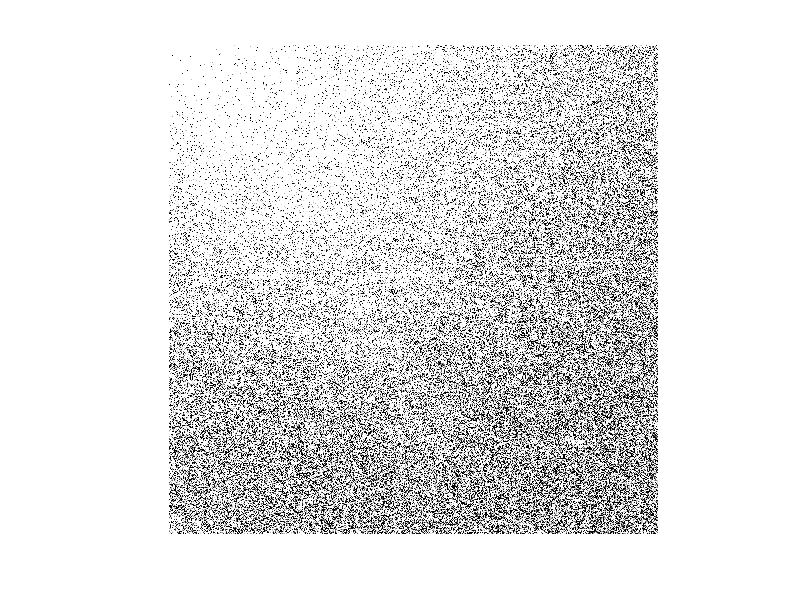
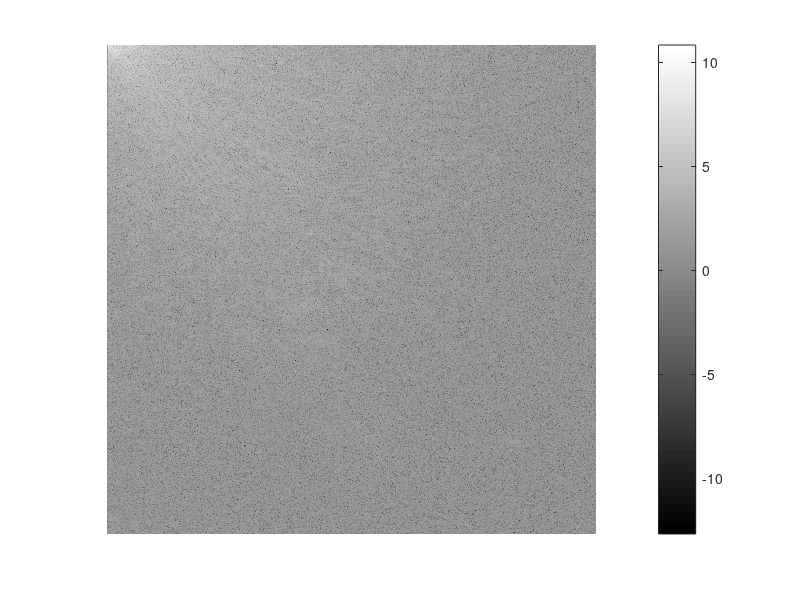
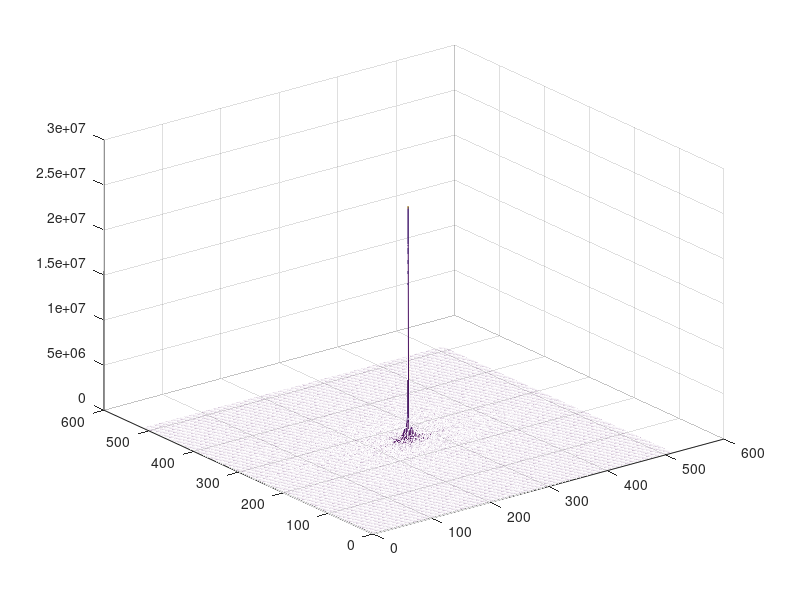
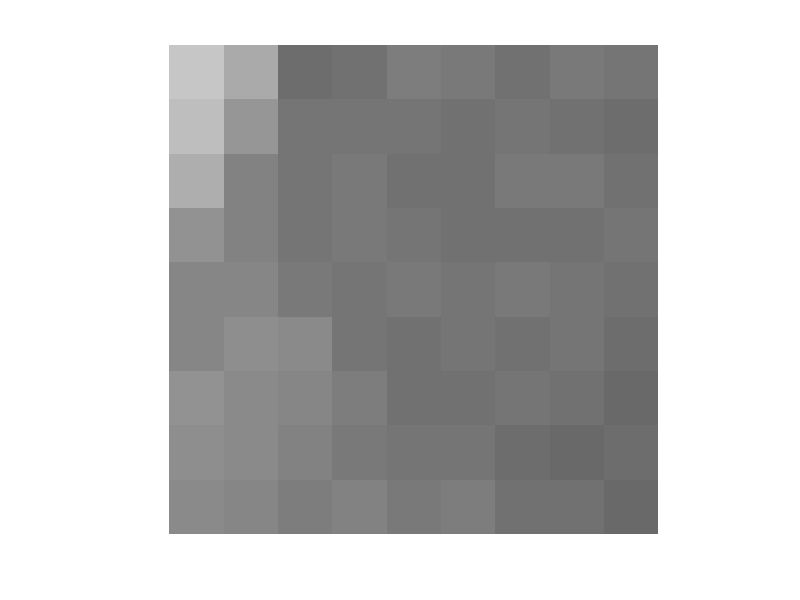

These figures' MATLAB source, in order:
load('lenag_SD.mat');
% image Lena
%image = rgb2gray(lenag);
%imshow(lenag);

%2D dct
J = dct2(lenag);
figure,imshow(log(abs(J)));
figure,imshow(log(abs(J)),[]),colormap(jet),colorbar

%imagesc(lenag),colormap(gray)

% 2D fft
f=fft2(lenag); a=abs(f); m = fftshift(a); figure, mesh(m);
figure,imagesc(m);
startPixel = 320;
lengthOfBlock = 8;
lenagBlock = lenag(startPixel:startPixel+lengthOfBlock,startPixel:startPixel+lengthOfBlock);
figure(4),imshow(lenagBlock,[0 255])
set(4,'Position',[500,500,8,8]);
set(gca,'Position',[0,0,1,1]);
JBlock = dct2(lenagBlock);
figure(5),imshow(log(abs(JBlock))),title('JBlock');
set(5,'Position',[500,500,8,8]);
set(gca,'Position',[0,0,1,1]);
